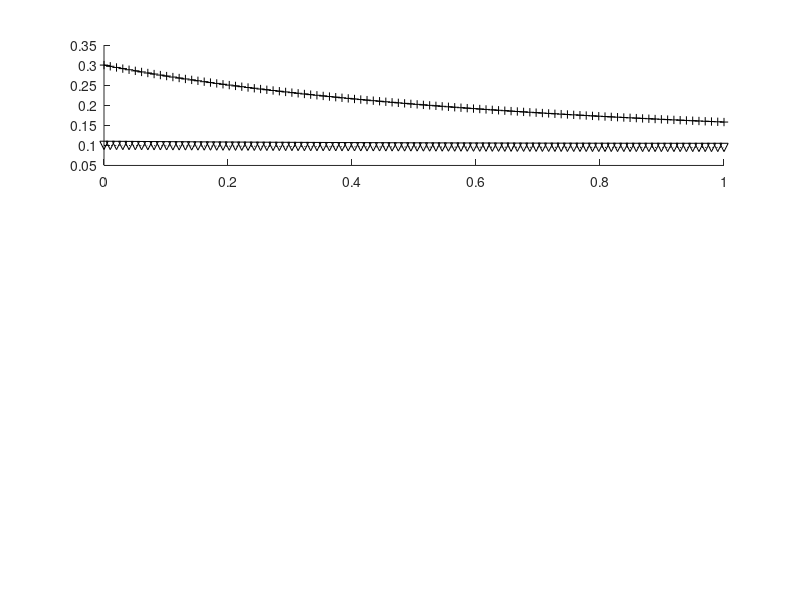

This chart was generated by the following MATLAB code: (Note: this script raises an error after producing the figure.)
% function  [PFs_BOC, CovPFs_BOC]= BOC_Fun(PFs,CovPFs)
% Investigating the performance of different BOC algorithms: BOC-AVE, BOC-Var, BOC-Cov
% 2021-08-16


        PFs = [3.5e-5,  1.9e-7];
        CovPFs = [0.16,  0.91];

%         ncomb = 1;
%         [~,nks] = size(PFs);   % PFs = [] nsita * nks
% 
%         wk =  CovPFs(:,ncomb:nks).^(-2)./sum(CovPFs(:,ncomb:nks).^(-2),2);
%         PFs_BOC = sum(wk.*PFs(:,ncomb:nks),2);
%         VarPFs_BOC = sum(wk.^2.*(CovPFs(:,ncomb:nks).*PFs(:,ncomb:nks)).^2,2);
%         CovPFs_BOC = sqrt(VarPFs_BOC)./PFs_BOC;
        
        legendtext = {'k=1','k=2','k=3','k=4','k=5','k=6','k=7','k=8','k=9','k=10','k=11','k=12','k=13','k=14','k=15','k=16','k=17','k=18','k=19','k=20','k=21'};
        figclo = {'k--+','k:v','k-.x','b--s','b:d','b-.^','r-->','r:<','r-.p','c--h','c:*','c-.','g--','g:','g-.','y--','y:','y-.','m--','m:','m-.',}; % mark: o + * . d x s d ^ v < > p h
        LineWid = 1;                FontSZ = 10;
        
        Cave = @(r,c1,c2) sqrt(c1^2*r.^2+c2^2)./(r+1);
        Cvar = @(r,c1,c2) c1.*c2.*sqrt(c1^2.*r.^2+c2^2)./(c1^2.*r+c2^2);
        Ccov = @(r,c1,c2) c1.*c2.*sqrt(c2^2.*r.^2+c1^2)./(c2^2.*r+c1^2);
        
        r = linspace(0,1,100);
        C1= [0.1, 0.1 0.3]; C2 =[0.3, 0.1  0.1];
        ncase = length(C1);
        figure
        for i = 1:ncase
            subplot(ncase,1,i)
            c1=C1(i); c2=C2(i);
            y1 = Cave(r,c1,c2);
            y2 = Cvar(r,c1,c2);
            y3 = Ccov(r,c1,c2);
            plot(r,y1,figclo{1},r,y2,figclo{2},r,y3,figclo{3},'LineWidth',LineWid,'MarkerIndices',1:10:100);
            xlabel('The ratio of failure probability r');    ylabel('CovP_F(\theta)');
            legend('BOC-Ave','BOC-Var','BOC-Cov','FontSize', FontSZ);
            axis([0  1 0.0 0.3]) 
            if i ==1;     title('c_1=0.1,c_2=0.3');
            elseif i ==2; title('c_1=0.1,c_2=0.1');
            else          title('c_1=0.3,c_2=0.1'); 
            end
        end
        
        

